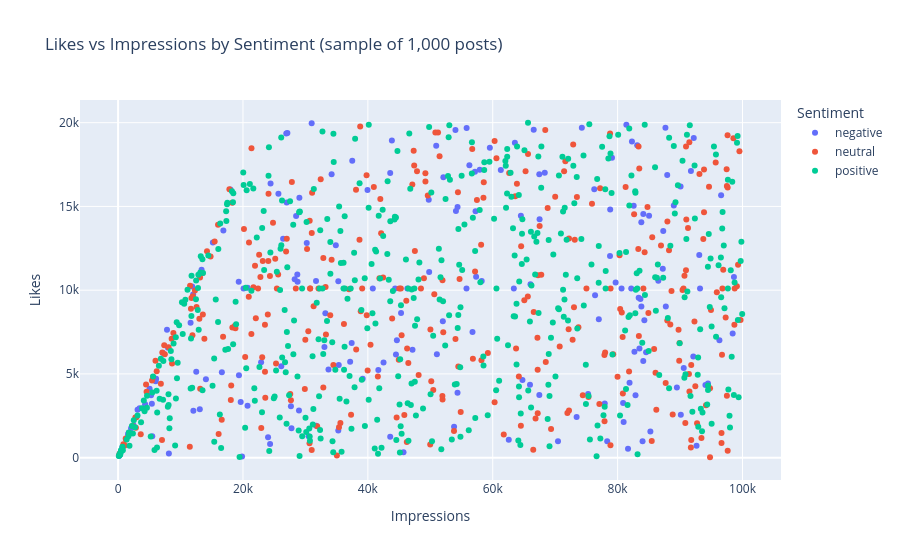

Here is the notebook cell this chart was saved with:
### Markdown cell above
**Interactive scatter chart:** likes vs impressions, coloured by sentiment.

### Code cell
scatter_sample = df.sample(1000, random_state=7)

fig = px.scatter(scatter_sample, x='impression_count', y='likes', color='sentiment',
                 hover_data=['post_type', 'country', 'post_category'],
                 title='Likes vs Impressions by Sentiment (sample of 1,000 posts)',
                 labels={'impression_count': 'Impressions', 'likes': 'Likes', 'sentiment': 'Sentiment'})
fig.show()

### Figure 1 — Plotly figure (JSON) as saved in the notebook; plotly's stock layout.template omitted (floating-point values rounded to 4 significant figures; data arrays with more than 128 entries replaced by an {"elided": "..."} marker saying what was removed)
{"data": [{"customdata": {"elided": "184x3 str values"}, "hovertemplate": "Sentiment=negative<br>Impressions=%{x}<br>Likes=%{y}<br>post_type=%{customdata[0]}<br>country=%{customdata[1]}<br>post_category=%{customdata[2]}<extra></extra>", "legendgroup": "negative", "marker": {"color": "#636efa", "symbol": "circle"}, "mode": "markers", "name": "negative", "orientation": "v", "showlegend": true, "type": "scatter", "x": {"elided": "184 int values"}, "xaxis": "x", "y": {"elided": "184 int values"}, "yaxis": "y"}, {"customdata": {"elided": "316x3 str values"}, "hovertemplate": "Sentiment=neutral<br>Impressions=%{x}<br>Likes=%{y}<br>post_type=%{customdata[0]}<br>country=%{customdata[1]}<br>post_category=%{customdata[2]}<extra></extra>", "legendgroup": "neutral", "marker": {"color": "#EF553B", "symbol": "circle"}, "mode": "markers", "name": "neutral", "orientation": "v", "showlegend": true, "type": "scatter", "x": {"elided": "316 int values"}, "xaxis": "x", "y": {"elided": "316 int values"}, "yaxis": "y"}, {"customdata": {"elided": "500x3 str values"}, "hovertemplate": "Sentiment=positive<br>Impressions=%{x}<br>Likes=%{y}<br>post_type=%{customdata[0]}<br>country=%{customdata[1]}<br>post_category=%{customdata[2]}<extra></extra>", "legendgroup": "positive", "marker": {"color": "#00cc96", "symbol": "circle"}, "mode": "markers", "name": "positive", "orientation": "v", "showlegend": true, "type": "scatter", "x": {"elided": "500 int values"}, "xaxis": "x", "y": {"elided": "500 int values"}, "yaxis": "y"}], "layout": {"legend": {"title": {"text": "Sentiment"}, "tracegroupgap": 0}, "title": {"text": "Likes vs Impressions by Sentiment (sample of 1,000 posts)"}, "xaxis": {"anchor": "y", "domain": [0, 1], "title": {"text": "Impressions"}}, "yaxis": {"anchor": "x", "domain": [0, 1], "title": {"text": "Likes"}}}}
